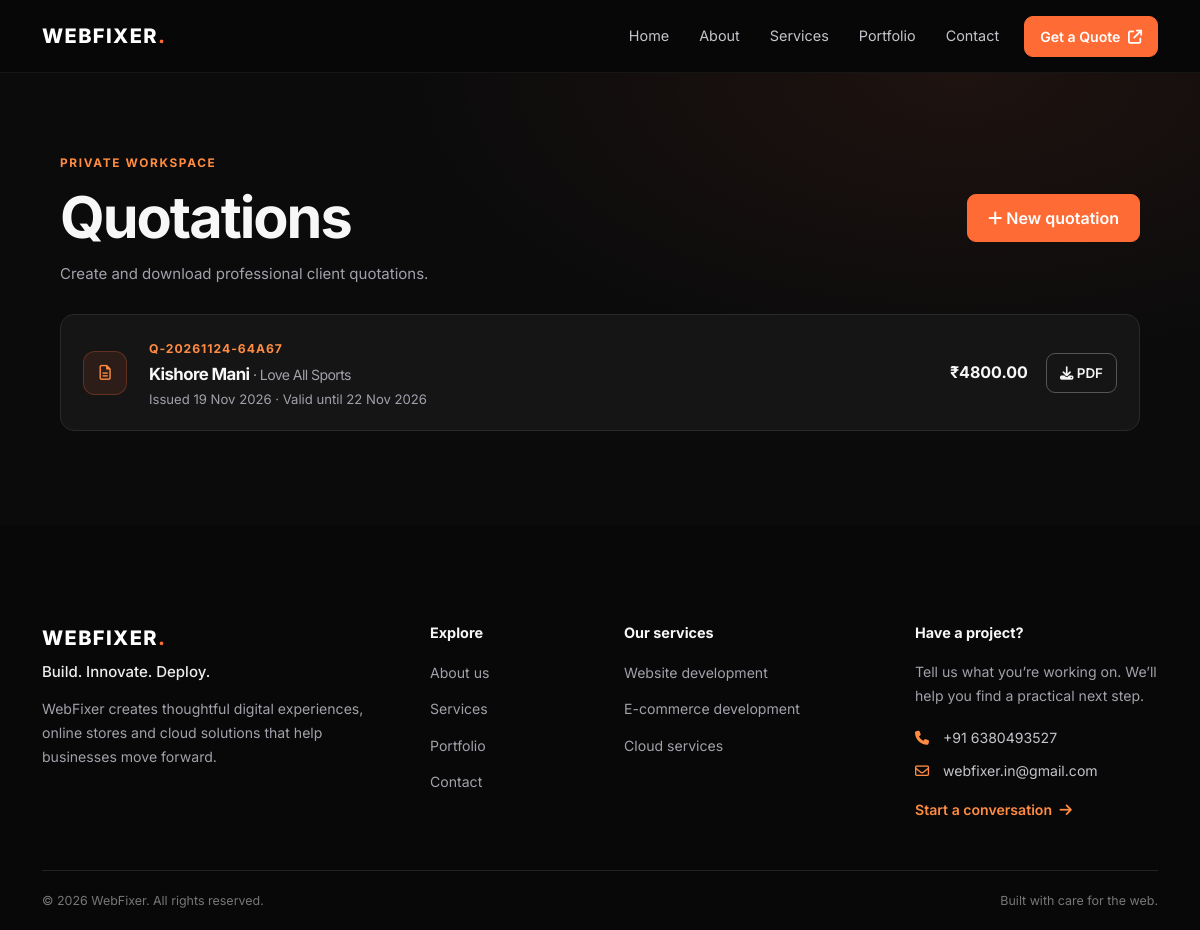
/quotation (signed in), run on the app's committed database.
### apps/contact/models.py (models this page shows, shortened)
class Quotation(models.Model):
    number = models.CharField(max_length=20, unique=True, editable=False)
    customer_name = models.CharField(max_length=160)
    customer_company = models.CharField(max_length=160, blank=True)
    customer_email = models.EmailField(blank=True)
    customer_phone = models.CharField(max_length=40, blank=True)
    customer_address = models.TextField(blank=True)
    issue_date = models.DateField(default=timezone.localdate)
    valid_until = models.DateField(null=True, blank=True)
    discount = models.DecimalField(max_digits=12, decimal_places=2, default=0)
    tax_percent = models.DecimalField(max_digits=5, decimal_places=2, default=0)
    notes = models.TextField(blank=True)
    created_at = models.DateTimeField(auto_now_add=True)
    class Meta:
        ordering = ("-created_at",)
    @property
    def subtotal(self):
        return sum((item.amount for item in self.items.all()), Decimal("0.00"))
    @property
    def taxable_amount(self):
        return max(Decimal("0.00"), self.subtotal - self.discount)
    @property
    def tax_amount(self):
        return (self.taxable_amount * self.tax_percent / Decimal("100")).quantize(Decimal("0.01"))
    @property
    def total(self):
        return self.taxable_amount + self.tax_amount

class QuotationItem(models.Model):
    quotation = models.ForeignKey(Quotation, related_name="items", on_delete=models.CASCADE)
    description = models.CharField(max_length=240)
    quantity = models.DecimalField(max_digits=10, decimal_places=2, default=1)
    unit_price = models.DecimalField(max_digits=12, decimal_places=2, default=0)
    position = models.PositiveSmallIntegerField(default=0)
    class Meta:
        ordering = ("position", "id")
    @property
    def amount(self):
        return self.quantity * self.unit_price

### apps/contact/views.py (the view)
# urls.py: path("quotation", views.quotation_dashboard),
def quotation_dashboard(request):
    denied = _quotation_login_required(request)
    if denied:
        return denied
    quotes = Quotation.objects.all()
    return render(request, "private/quotations.html", {"quotations": quotes})

### apps/contact/views.py (called while the page is built)
def _quotation_login_required(request):
    if request.session.get("projects_authenticated"):
        return None
    login = reverse("portfolio:projects_login")
    return redirect(f"{login}?next={urlquote(request.get_full_path(), safe='/')}")

### apps/core/context_processors.py (called while the page is built)
def business_contact(request):
    return {
        "contact_phone": settings.CONTACT_PHONE,
        "contact_email": settings.CONTACT_EMAIL,
    }

### templates/private/quotations.html (shortened to what this page needs)
{% extends "public/base.html" %}{% load static %}
{% block extra_head %}<link rel="stylesheet" href="{% static 'css/private.css' %}?v=3">{% endblock %}
{% block content %}
<section class="private-wrap"><div class="private-content">
    <div class="private-heading"><div><span class="section-kicker">Private workspace</span><h1>Quotations</h1><p>Create and download professional client quotations.</p></div><a class="btn btn-primary-orange" href="{% url 'contact:quotation_create' %}"><i class="fa-solid fa-plus"></i> New quotation</a></div>
    {% if quotations %}<div class="quotation-list">{% for quote in quotations %}<article class="quotation-card"><div class="quotation-icon"><i class="fa-regular fa-file-lines"></i></div><div class="quotation-main"><span>{{ quote.number }}</span><h2>{{ quote.customer_name }}{% if quote.customer_company %} <small>· {{ quote.customer_company }}</small>{% endif %}</h2><p>Issued {{ quote.issue_date|date:"d M Y" }}{% if quote.valid_until %} · Valid until {{ quote.valid_until|date:"d M Y" }}{% endif %}</p></div><strong class="quotation-total">₹{{ quote.total|floatformat:2 }}</strong><a class="btn btn-outline-light" href="{% url 'contact:quotation_pdf' quote.pk %}"><i class="fa-solid fa-download"></i> PDF</a></article>{% endfor %}</div>
    {% endif %}
</div></section>
{% endblock %}

### static/css/style.css (style rules this page uses)
:root { --bg:#080808;--surface:#111;--card:#191919;--orange:#ff6b35;--orange-light:#ff8c42;--text:#f7f7f8;--muted:#a1a1aa;--border:#292929;--radius:18px;--content:1180px }
* { box-sizing:border-box }
html { scroll-behavior:smooth;scroll-padding-top:90px }
body { margin:0;background:var(--bg);color:var(--text);font-family:"Inter",Arial,sans-serif;font-size:15px;line-height:1.7;-webkit-font-smoothing:antialiased }
a { color:inherit;text-decoration:none }
h1,h2,h3,h4 { line-height:1.14;letter-spacing:-.035em;font-weight:700 }
h1 { font-size:clamp(2.7rem,5.5vw,4.75rem) }
h2 { font-size:clamp(2rem,3.5vw,3rem) }
p { color:var(--muted) }
.btn { border-radius:9px;font-weight:600;padding:11px 20px;transition:transform .2s ease,background-color .2s ease,border-color .2s ease }
.btn-primary-orange { background:var(--orange);border:1px solid var(--orange);color:#fff }
.btn-outline-light { border-color:#555;color:#f5f5f5 }
.eyebrow,.section-kicker { display:inline-flex;align-items:center;gap:10px;color:var(--orange-light);font-size:.74rem;text-transform:uppercase;font-weight:700;letter-spacing:.14em }
.private-wrap { min-height:70vh;padding:70px 24px 100px;background:radial-gradient(ellipse at 75% 0,rgba(255,107,53,.08),transparent 45%),#0b0b0c }
.private-content { max-width:1120px;margin:0 auto }
.private-panel h1,.private-content h1 { font-size:clamp(2.3rem,5vw,3.5rem);margin:12px 0 }
.private-heading { display:flex;align-items:center;justify-content:space-between;gap:22px;margin-bottom:28px }
.private-heading h1 { margin:10px 0 }
.private-heading p { margin:0 }

### static/css/private.css (style rules this page uses)
.private-wrap { min-height:calc(100vh - 300px);padding:76px 24px 110px!important;background:radial-gradient(ellipse at 80% 0,rgba(255,107,53,.08),transparent 42%),#0b0b0c }
.private-content { width:100%;max-width:1080px;margin:0 auto }
.private-content h1,.private-panel h1 { font-size:clamp(2.5rem,5vw,3.6rem);margin:12px 0 10px }
.private-heading { display:flex;align-items:center;justify-content:space-between;gap:24px;margin-bottom:28px }
.private-heading h1 { margin:10px 0 }
.private-heading p { margin:0;color:#a1a1aa }
.quotation-list { display:grid;gap:12px }
.quotation-card { display:grid;grid-template-columns:48px minmax(0,1fr) auto auto;align-items:center;gap:18px;padding:20px 22px;border:1px solid #292929;border-radius:14px;background:#151516 }
.quotation-icon { height:44px;width:44px;display:grid;place-items:center;border:1px solid rgba(255,107,53,.25);border-radius:12px;background:rgba(255,107,53,.1);color:#ff8c42 }
.quotation-main>span { color:#ff8c42;font-size:.76rem;font-weight:700;letter-spacing:.08em }
.quotation-main h2 { font-size:1.05rem;margin:4px 0 }
.quotation-main h2 small { color:#a1a1aa;font-size:.88rem;font-weight:400 }
.quotation-main p { margin:0;color:#a1a1aa;font-size:.82rem }
.quotation-total { white-space:nowrap;font-size:1rem }
.quotation-card>.btn { white-space:nowrap;padding:9px 13px;font-size:.84rem }

### data on the page
Quotation: number "Q-20261124-64A67", customer_name "Kishore Mani", customer_company "Love All Sports", issue_date "19 Nov 2026", valid_until "22 Nov 2026", total "4800.00"

### other printed values
{{ contact_phone }} "6380493527"
{{ contact_email }} "webfixer.in@gmail.com"
